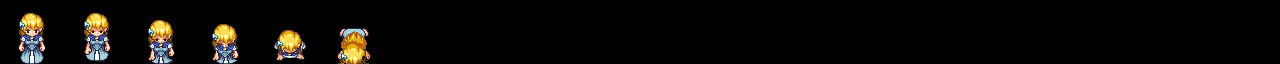

A level layout from a 2D game, rendered from its tile map. Below: a short description, then the map file with its tile-grid data intact:
An orthogonal 20x1 tile map with 64x64 px tiles, 1 tile layer (death), 20 hidden layers not drawn and 1 object.

<map version="1.2" tiledversion="1.3.0" orientation="orthogonal" renderorder="left-up" compressionlevel="0" width="20" height="1" tilewidth="64" tileheight="64" infinite="0" nextlayerid="25" nextobjectid="2">
 <editorsettings>
  <export target="../src/maps/animations.json" format="json" />
 </editorsettings>
 <tileset firstgid="1" source="playertiles.tsx" />
 <layer id="1" name="spell_up" width="20" height="1" visible="0">
  <data encoding="csv">
1,2,3,4,5,6,7,0,0,0,0,0,0,0,0,0,0,0,0,0
</data>
 </layer>
 <layer id="4" name="spell_left" width="20" height="1" visible="0">
  <data encoding="csv">
14,15,16,17,18,19,20,0,0,0,0,0,0,0,0,0,0,0,0,0
</data>
 </layer>
 <layer id="5" name="spell_down" width="20" height="1" visible="0">
  <data encoding="csv">
27,28,29,30,31,32,33,0,0,0,0,0,0,0,0,0,0,0,0,0
</data>
 </layer>
 <layer id="6" name="spell_right" width="20" height="1" visible="0">
  <data encoding="csv">
40,41,42,43,44,45,46,0,0,0,0,0,0,0,0,0,0,0,0,0
</data>
 </layer>
 <layer id="7" name="stab_up" width="20" height="1" visible="0">
  <data encoding="csv">
53,54,55,56,57,58,59,60,0,0,0,0,0,0,0,0,0,0,0,0
</data>
 </layer>
 <layer id="8" name="stab_left" width="20" height="1" visible="0">
  <data encoding="csv">
66,67,68,69,70,71,72,73,0,0,0,0,0,0,0,0,0,0,0,0
</data>
 </layer>
 <layer id="9" name="stab_down" width="20" height="1" visible="0">
  <data encoding="csv">
79,80,81,82,83,84,85,86,0,0,0,0,0,0,0,0,0,0,0,0
</data>
 </layer>
 <layer id="10" name="stab_right" width="20" height="1" visible="0">
  <data encoding="csv">
92,93,94,95,96,97,98,99,0,0,0,0,0,0,0,0,0,0,0,0
</data>
 </layer>
 <layer id="11" name="walk_up" width="20" height="1" visible="0">
  <data encoding="csv">
105,106,107,108,109,110,111,112,113,0,0,0,0,0,0,0,0,0,0,0
</data>
 </layer>
 <layer id="12" name="walk_left" width="20" height="1" visible="0">
  <data encoding="csv">
118,119,120,121,122,123,124,125,126,0,0,0,0,0,0,0,0,0,0,0
</data>
 </layer>
 <layer id="13" name="walk_down" width="20" height="1" visible="0">
  <data encoding="csv">
131,132,133,134,135,136,137,138,139,0,0,0,0,0,0,0,0,0,0,0
</data>
 </layer>
 <layer id="14" name="walk_right" width="20" height="1" visible="0">
  <data encoding="csv">
144,145,146,147,148,149,150,151,152,0,0,0,0,0,0,0,0,0,0,0
</data>
 </layer>
 <layer id="15" name="cut_up" width="20" height="1" visible="0">
  <data encoding="csv">
157,158,159,160,161,162,0,0,0,0,0,0,0,0,0,0,0,0,0,0
</data>
 </layer>
 <layer id="16" name="cut_left" width="20" height="1" visible="0">
  <data encoding="csv">
170,171,172,173,174,175,0,0,0,0,0,0,0,0,0,0,0,0,0,0
</data>
 </layer>
 <layer id="17" name="cut_down" width="20" height="1" visible="0">
  <data encoding="csv">
183,184,185,186,187,188,0,0,0,0,0,0,0,0,0,0,0,0,0,0
</data>
 </layer>
 <layer id="18" name="cut_right" width="20" height="1" visible="0">
  <data encoding="csv">
196,197,198,199,200,201,0,0,0,0,0,0,0,0,0,0,0,0,0,0
</data>
 </layer>
 <layer id="19" name="shoot_up" width="20" height="1" visible="0">
  <data encoding="csv">
209,210,211,212,213,214,215,216,217,218,219,220,221,0,0,0,0,0,0,0
</data>
 </layer>
 <layer id="20" name="shoot_left" width="20" height="1" visible="0">
  <data encoding="csv">
222,223,224,225,226,227,228,229,230,231,232,233,234,0,0,0,0,0,0,0
</data>
 </layer>
 <layer id="22" name="shoot_right" width="20" height="1" visible="0">
  <data encoding="csv">
248,249,250,251,252,253,254,255,256,257,258,259,260,0,0,0,0,0,0,0
</data>
 </layer>
 <layer id="21" name="shoot_down" width="20" height="1" visible="0">
  <data encoding="csv">
235,236,237,238,239,240,241,242,243,244,245,246,247,0,0,0,0,0,0,0
</data>
 </layer>
 <layer id="23" name="death" width="20" height="1">
  <data encoding="csv">
261,262,263,264,265,266,0,0,0,0,0,0,0,0,0,0,0,0,0,0
</data>
 </layer>
 <objectgroup id="24" name="Слой объектов 1">
  <object id="1" x="19.5494" y="44.3675" width="25.5849" height="19.0435" />
 </objectgroup>
</map>